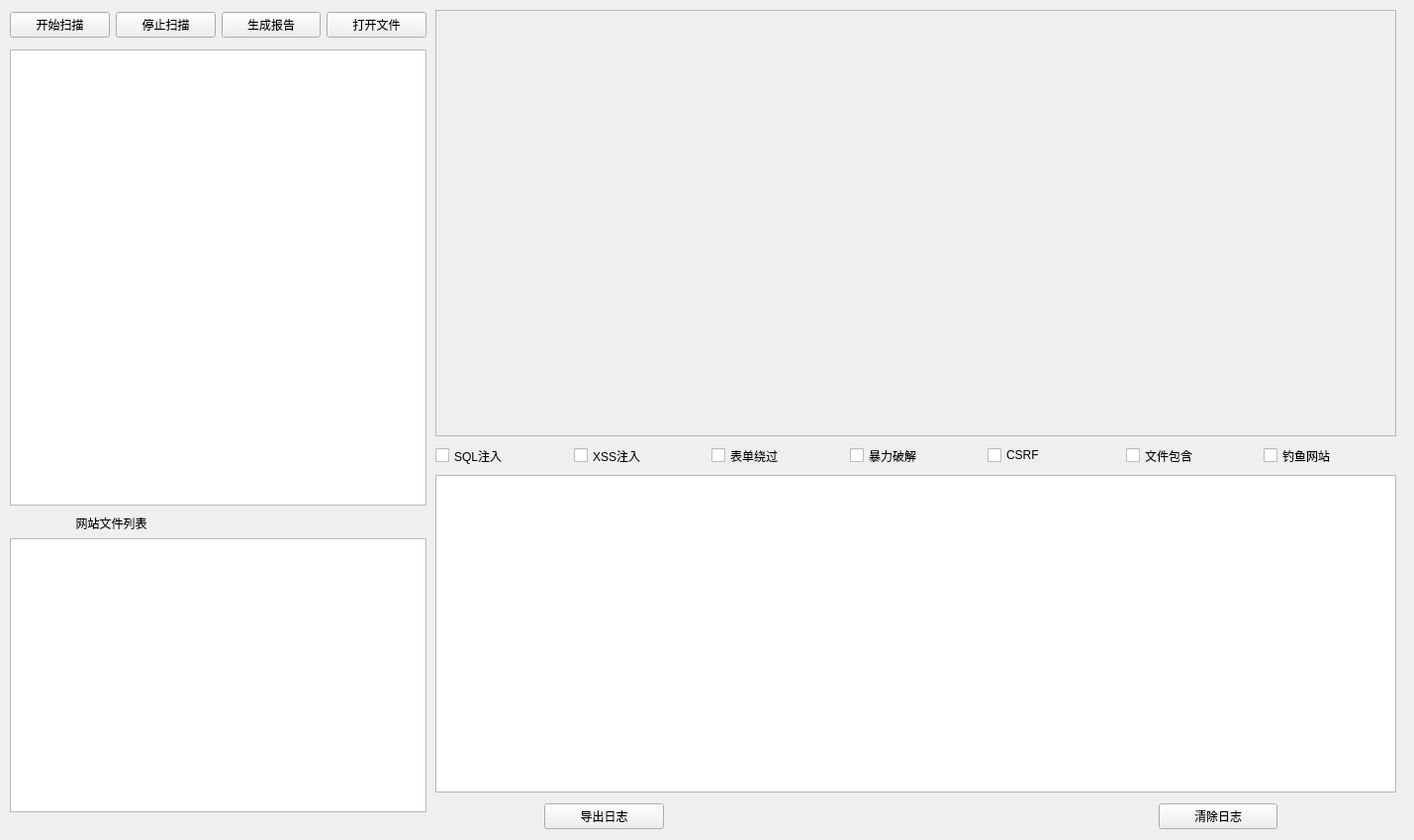
<?xml version="1.0" encoding="UTF-8"?>
<ui version="4.0">
 <class>WebScanner</class>
 <widget class="QMainWindow" name="WebScanner">
  <property name="geometry">
   <rect>
    <x>0</x>
    <y>0</y>
    <width>1429</width>
    <height>849</height>
   </rect>
  </property>
  <property name="windowTitle">
   <string>WebScanner</string>
  </property>
  <widget class="QWidget" name="centralwidget">
   <widget class="QFrame" name="result">
    <property name="geometry">
     <rect>
      <x>440</x>
      <y>10</y>
      <width>971</width>
      <height>431</height>
     </rect>
    </property>
    <property name="frameShape">
     <enum>QFrame::StyledPanel</enum>
    </property>
    <property name="frameShadow">
     <enum>QFrame::Raised</enum>
    </property>
   </widget>
   <widget class="QWidget" name="layoutWidget">
    <property name="geometry">
     <rect>
      <x>10</x>
      <y>10</y>
      <width>421</width>
      <height>30</height>
     </rect>
    </property>
    <layout class="QHBoxLayout" name="horizontalLayout">
     <item>
      <widget class="QPushButton" name="start">
       <property name="text">
        <string>开始扫描</string>
       </property>
      </widget>
     </item>
     <item>
      <widget class="QPushButton" name="stop">
       <property name="text">
        <string>停止扫描</string>
       </property>
      </widget>
     </item>
     <item>
      <widget class="QPushButton" name="report">
       <property name="text">
        <string>生成报告</string>
       </property>
      </widget>
     </item>
     <item>
      <widget class="QPushButton" name="open">
       <property name="text">
        <string>打开文件</string>
       </property>
      </widget>
     </item>
    </layout>
   </widget>
   <widget class="QWidget" name="layoutWidget">
    <property name="geometry">
     <rect>
      <x>440</x>
      <y>450</y>
      <width>971</width>
      <height>21</height>
     </rect>
    </property>
    <layout class="QHBoxLayout" name="horizontalLayout_2">
     <item>
      <widget class="QCheckBox" name="sql">
       <property name="text">
        <string>SQL注入</string>
       </property>
      </widget>
     </item>
     <item>
      <widget class="QCheckBox" name="xss">
       <property name="text">
        <string>XSS注入</string>
       </property>
      </widget>
     </item>
     <item>
      <widget class="QCheckBox" name="form">
       <property name="text">
        <string>表单绕过</string>
       </property>
      </widget>
     </item>
     <item>
      <widget class="QCheckBox" name="force">
       <property name="text">
        <string>暴力破解</string>
       </property>
      </widget>
     </item>
     <item>
      <widget class="QCheckBox" name="csrf">
       <property name="text">
        <string>CSRF</string>
       </property>
      </widget>
     </item>
     <item>
      <widget class="QCheckBox" name="include">
       <property name="text">
        <string>文件包含</string>
       </property>
      </widget>
     </item>
     <item>
      <widget class="QCheckBox" name="webattack">
       <property name="text">
        <string>钓鱼网站</string>
       </property>
      </widget>
     </item>
    </layout>
   </widget>
   <widget class="QTreeView" name="scanner">
    <property name="geometry">
     <rect>
      <x>10</x>
      <y>50</y>
      <width>421</width>
      <height>461</height>
     </rect>
    </property>
    <property name="verticalScrollBarPolicy">
     <enum>Qt::ScrollBarAsNeeded</enum>
    </property>
    <property name="horizontalScrollBarPolicy">
     <enum>Qt::ScrollBarAsNeeded</enum>
    </property>
    <property name="sizeAdjustPolicy">
     <enum>QAbstractScrollArea::AdjustToContents</enum>
    </property>
    <property name="autoScroll">
     <bool>true</bool>
    </property>
    <property name="autoScrollMargin">
     <number>1</number>
    </property>
    <property name="uniformRowHeights">
     <bool>true</bool>
    </property>
    <property name="itemsExpandable">
     <bool>true</bool>
    </property>
    <property name="wordWrap">
     <bool>true</bool>
    </property>
    <property name="expandsOnDoubleClick">
     <bool>true</bool>
    </property>
    <attribute name="headerVisible">
     <bool>false</bool>
    </attribute>
   </widget>
   <widget class="QWidget" name="layoutWidget">
    <property name="geometry">
     <rect>
      <x>0</x>
      <y>0</y>
      <width>2</width>
      <height>2</height>
     </rect>
    </property>
    <layout class="QHBoxLayout" name="horizontalLayout_4"/>
   </widget>
   <widget class="QWidget" name="layoutWidget">
    <property name="geometry">
     <rect>
      <x>550</x>
      <y>810</y>
      <width>741</width>
      <height>30</height>
     </rect>
    </property>
    <layout class="QHBoxLayout" name="horizontalLayout_3">
     <property name="spacing">
      <number>500</number>
     </property>
     <item>
      <widget class="QPushButton" name="findlog">
       <property name="text">
        <string>导出日志</string>
       </property>
      </widget>
     </item>
     <item>
      <widget class="QPushButton" name="clearlog">
       <property name="text">
        <string>清除日志</string>
       </property>
      </widget>
     </item>
    </layout>
   </widget>
   <widget class="QTextBrowser" name="log">
    <property name="geometry">
     <rect>
      <x>440</x>
      <y>480</y>
      <width>971</width>
      <height>321</height>
     </rect>
    </property>
   </widget>
   <widget class="QWidget" name="">
    <property name="geometry">
     <rect>
      <x>10</x>
      <y>520</y>
      <width>421</width>
      <height>301</height>
     </rect>
    </property>
    <layout class="QVBoxLayout" name="verticalLayout">
     <item>
      <widget class="QLabel" name="label">
       <property name="text">
        <string>                    网站文件列表</string>
       </property>
      </widget>
     </item>
     <item>
      <widget class="QTreeView" name="webfile">
       <property name="verticalScrollBarPolicy">
        <enum>Qt::ScrollBarAsNeeded</enum>
       </property>
       <property name="horizontalScrollBarPolicy">
        <enum>Qt::ScrollBarAsNeeded</enum>
       </property>
       <property name="sizeAdjustPolicy">
        <enum>QAbstractScrollArea::AdjustToContents</enum>
       </property>
       <property name="autoScroll">
        <bool>true</bool>
       </property>
       <property name="autoScrollMargin">
        <number>1</number>
       </property>
       <property name="uniformRowHeights">
        <bool>true</bool>
       </property>
       <property name="itemsExpandable">
        <bool>true</bool>
       </property>
       <property name="wordWrap">
        <bool>true</bool>
       </property>
       <property name="expandsOnDoubleClick">
        <bool>true</bool>
       </property>
       <attribute name="headerVisible">
        <bool>false</bool>
       </attribute>
       <attribute name="headerMinimumSectionSize">
        <number>33</number>
       </attribute>
      </widget>
     </item>
    </layout>
   </widget>
  </widget>
 </widget>
 <resources/>
 <connections/>
</ui>
